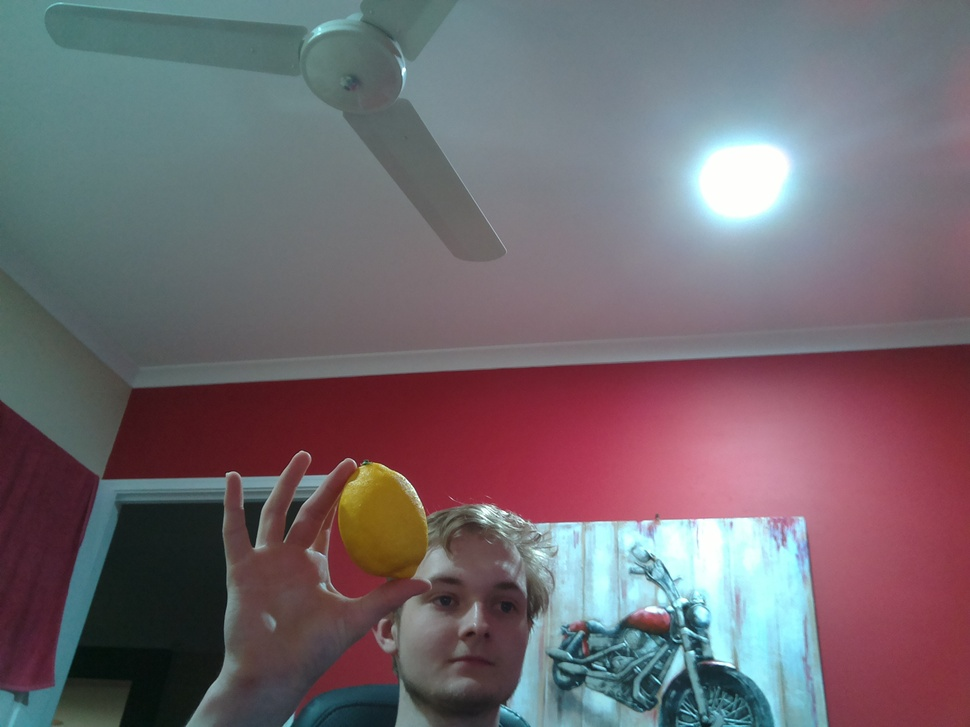
#> input picture rpi_backups/backup_28092022/pi/Documents/ExampleScripts/calip.jpg, 970 x 727 px, shrunk from 2592 x 1944 before the run, given in place of the camera
$ python newvid.py
#> lines starting #> are read from the running program, lines starting #| are printed output that depends on the picture; after the words box and inside, x2 and y2 are one past the last pixel; in counts of white or black regions, pixels touching at a corner belong together
import cv2 as cv
import numpy as np

lower_g = np.array([18,9,80])
upper_g = np.array([25,255,255])

video = cv.VideoCapture(0)

while True:
    success, img = video.read()
#> img is the input picture: shape (727, 970, 3); mean B, G, R 110.6, 104.5, 113.7
    image = cv.cvtColor(img, cv.COLOR_BGR2HSV)
#> image: shape (727, 970, 3); mean H, S, V 118.4, 75.2, 128.6
    mask = cv.inRange(image, lower_g, upper_g)
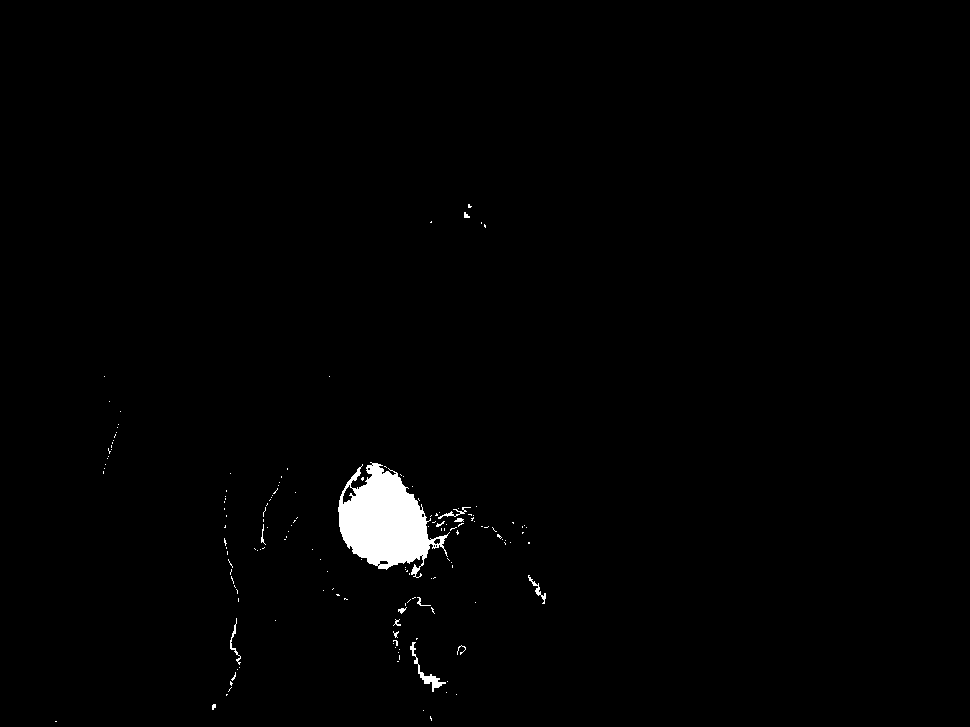
#> mask: shape (727, 970); 1.1% white; 157 white regions (143 under 20 px)

    contours, heirachy = cv.findContours(mask, cv.RETR_EXTERNAL, cv.CHAIN_APPROX_SIMPLE)
#> contours = 157 contours, 152 with area under 20; largest, box (x1, y1, x2, y2) and area: (338, 462, 450, 578) 6708, (410, 642, 446, 692) 205, (528, 575, 546, 604) 58, (230, 618, 241, 665) 43, (438, 507, 471, 519) 37

    if len(contours) != 0:
        for contour in contours:
            if cv.contourArea(contour) > 500:
                # draw rectangle
                x, y, w, h = cv.boundingRect(contour)
                cv.rectangle(img, (x,y), (x + w, y + h), (0,0,255), 3)
#> this loop made 157 passes
#> (x, y, w, h) on pass 137: (338, 462, 112, 116)
#> contour on passes 1, 3, 5, 6, 7, 9: [[55, 721], [56, 721]], [[423, 710]], [[456, 694]], [[226, 694], [226, 695], [227, 694]], [[446, 692]], [[447, 681]]
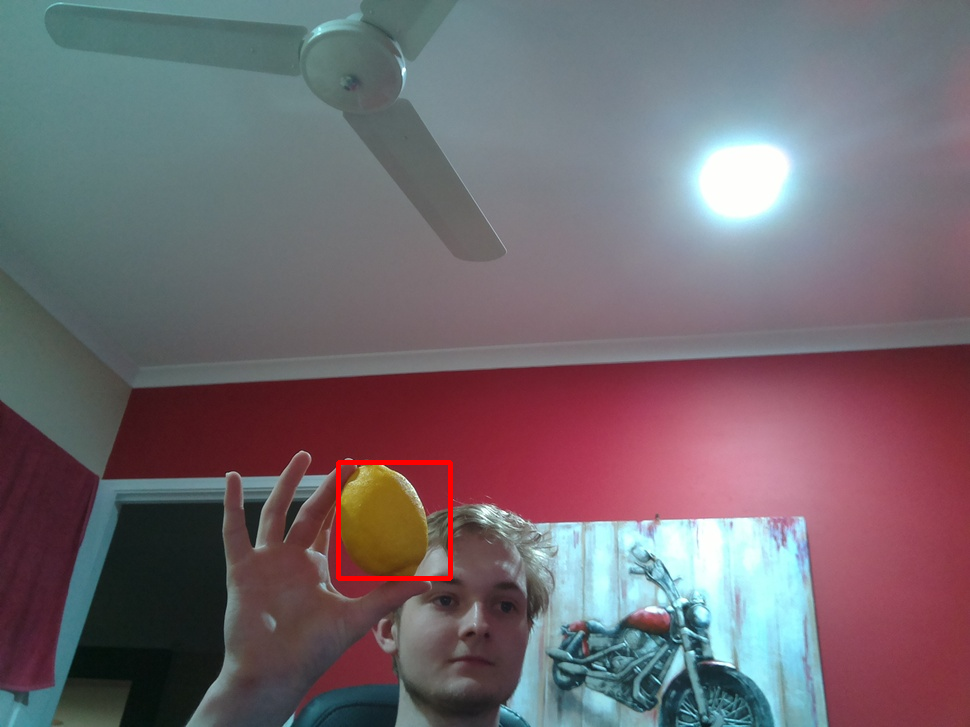
#> img: shape (727, 970, 3); 0.32% of pixels changed, all inside (x1, y1, x2, y2) = (336, 460, 453, 581)

    cv.imshow("webcam", img)

    cv.waitKey(1)

$ run again, on rpi_backups/backup_28092022/pi/Documents/ExampleScripts/800-image1.png
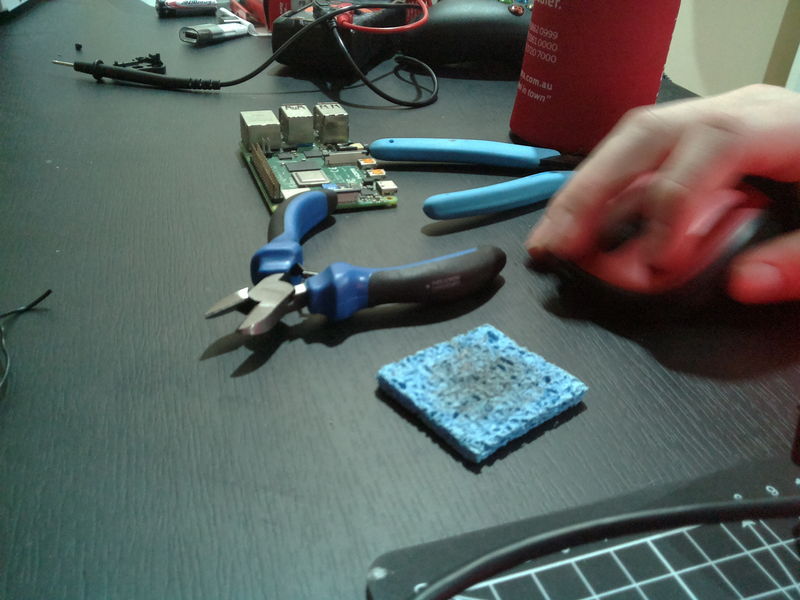
#> input picture rpi_backups/backup_28092022/pi/Documents/ExampleScripts/800-image1.png, 800 x 600 px, given in place of the camera
#> img is the input picture: shape (600, 800, 3); mean B, G, R 94.2, 98, 88.8
#> image: shape (600, 800, 3); mean H, S, V 72.7, 68.8, 107.4
#> `mask = cv.inRange(image, lower_g, upper_g)`:
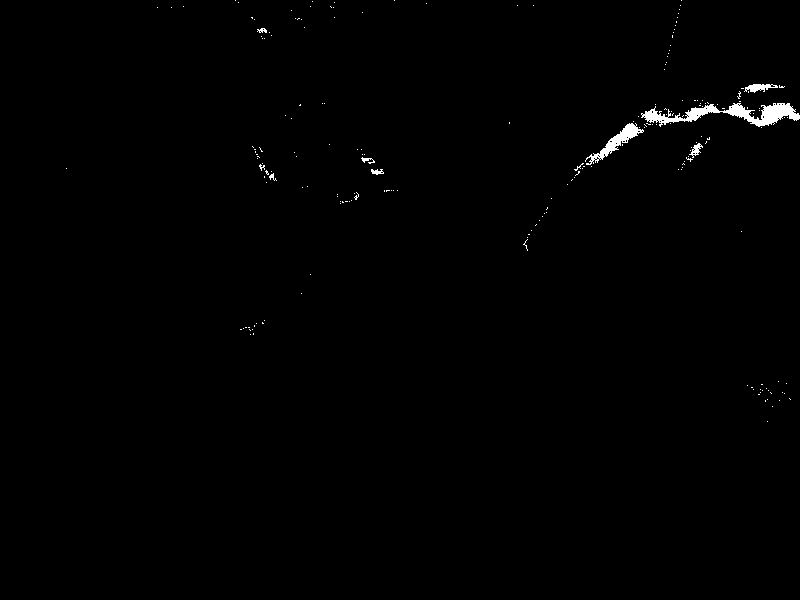
#> mask: shape (600, 800); 0.61% white; 204 white regions (195 under 20 px)
#> contours = 204 contours, 197 with area under 20; largest, box (x1, y1, x2, y2) and area: (641, 103, 800, 127) 1312, (585, 123, 644, 165) 510, (744, 84, 778, 93) 132, (689, 143, 703, 158) 66, (371, 169, 384, 175) 34, (361, 157, 375, 164) 22, (257, 28, 267, 33) 21
#> the loop `for contour in contours:` made 204 passes
#> (x, y, w, h) on passes 120, 143: (585, 123, 59, 42), (641, 103, 159, 24)
#> after the loop `for contour in contours:`:
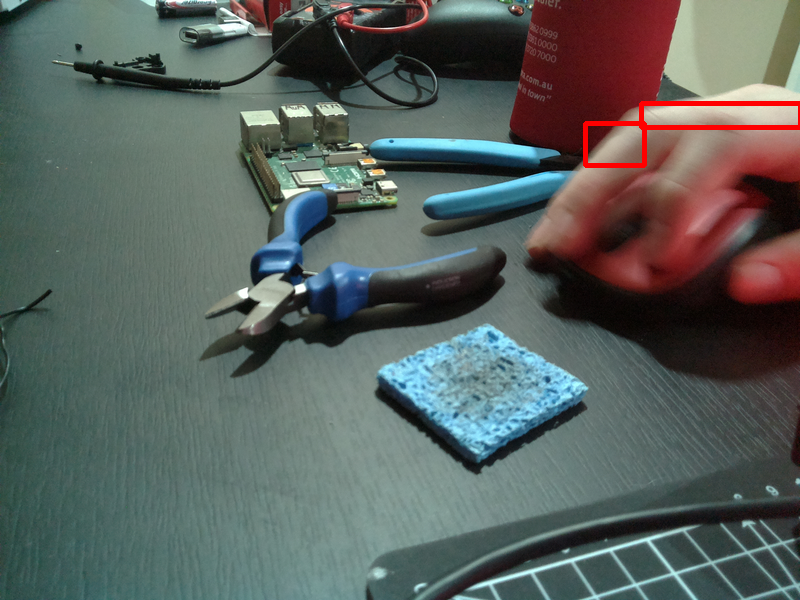
#> img: shape (600, 800, 3); 0.56% of pixels changed, all inside (x1, y1, x2, y2) = (583, 101, 800, 168)
